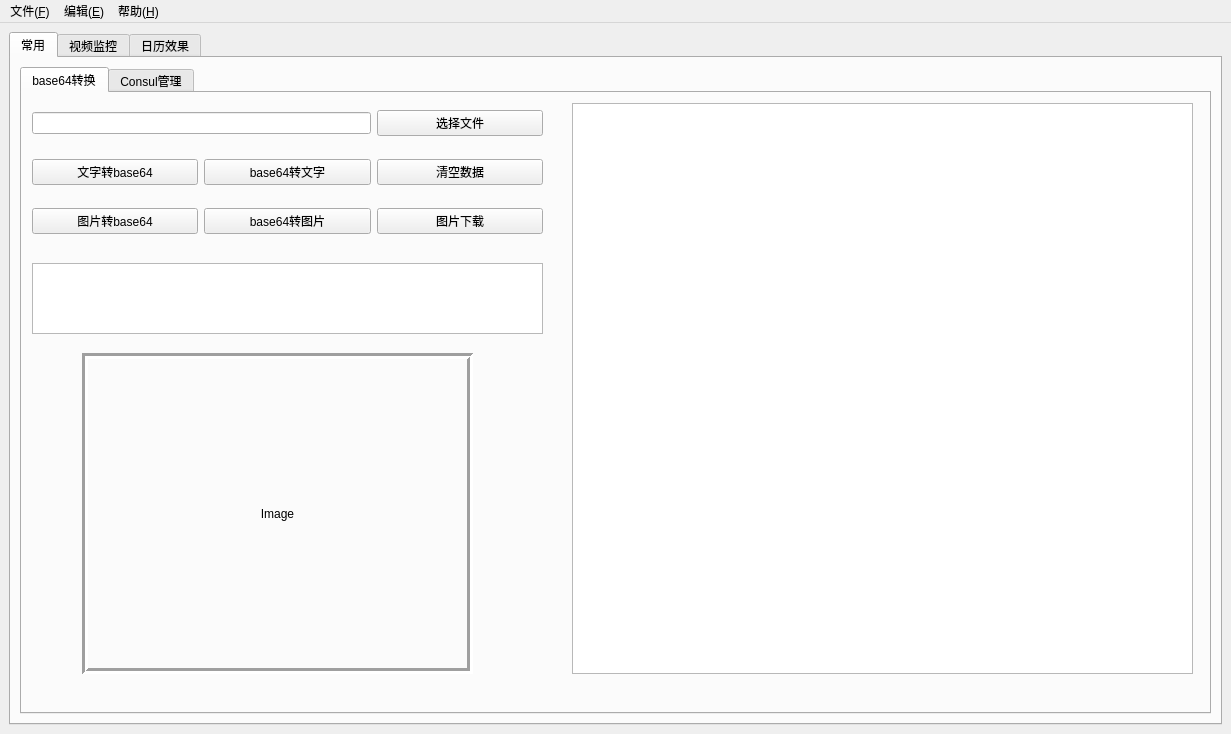
<?xml version="1.0" encoding="UTF-8"?>
<ui version="4.0">
 <class>frmMain</class>
 <widget class="QMainWindow" name="frmMain">
  <property name="geometry">
   <rect>
    <x>0</x>
    <y>0</y>
    <width>1231</width>
    <height>734</height>
   </rect>
  </property>
  <property name="windowTitle">
   <string>MainWindow</string>
  </property>
  <property name="layoutDirection">
   <enum>Qt::LeftToRight</enum>
  </property>
  <widget class="QWidget" name="centralwidget">
   <layout class="QGridLayout" name="gridLayout_6">
    <item row="0" column="0">
     <layout class="QGridLayout" name="gridLayout"/>
    </item>
    <item row="1" column="0" colspan="2">
     <widget class="QTabWidget" name="tabWidget">
      <property name="currentIndex">
       <number>0</number>
      </property>
      <widget class="QWidget" name="tab1">
       <attribute name="title">
        <string>常用</string>
       </attribute>
       <layout class="QVBoxLayout" name="verticalLayout">
        <item>
         <widget class="QTabWidget" name="tabWidget_com">
          <property name="layoutDirection">
           <enum>Qt::LeftToRight</enum>
          </property>
          <property name="tabPosition">
           <enum>QTabWidget::North</enum>
          </property>
          <property name="currentIndex">
           <number>0</number>
          </property>
          <widget class="QWidget" name="tab_11">
           <attribute name="title">
            <string>base64转换</string>
           </attribute>
           <widget class="QLabel" name="base_image">
            <property name="geometry">
             <rect>
              <x>60</x>
              <y>260</y>
              <width>391</width>
              <height>321</height>
             </rect>
            </property>
            <property name="layoutDirection">
             <enum>Qt::LeftToRight</enum>
            </property>
            <property name="frameShape">
             <enum>QFrame::Box</enum>
            </property>
            <property name="frameShadow">
             <enum>QFrame::Sunken</enum>
            </property>
            <property name="lineWidth">
             <number>3</number>
            </property>
            <property name="text">
             <string>Image</string>
            </property>
            <property name="scaledContents">
             <bool>false</bool>
            </property>
            <property name="alignment">
             <set>Qt::AlignCenter</set>
            </property>
           </widget>
           <widget class="QTextEdit" name="base_ret">
            <property name="geometry">
             <rect>
              <x>550</x>
              <y>10</y>
              <width>621</width>
              <height>571</height>
             </rect>
            </property>
           </widget>
           <widget class="QTextEdit" name="base_text">
            <property name="geometry">
             <rect>
              <x>10</x>
              <y>170</y>
              <width>511</width>
              <height>71</height>
             </rect>
            </property>
           </widget>
           <widget class="QWidget" name="layoutWidget">
            <property name="geometry">
             <rect>
              <x>10</x>
              <y>0</y>
              <width>511</width>
              <height>161</height>
             </rect>
            </property>
            <layout class="QGridLayout" name="gridLayout_2">
             <item row="2" column="1">
              <widget class="QPushButton" name="base_button_base2pic">
               <property name="text">
                <string>base64转图片</string>
               </property>
              </widget>
             </item>
             <item row="2" column="2">
              <widget class="QPushButton" name="base_button_download">
               <property name="text">
                <string>图片下载</string>
               </property>
              </widget>
             </item>
             <item row="2" column="0">
              <widget class="QPushButton" name="base_button_pic2base">
               <property name="text">
                <string>图片转base64</string>
               </property>
              </widget>
             </item>
             <item row="1" column="0">
              <widget class="QPushButton" name="base_button_text2base">
               <property name="text">
                <string>文字转base64</string>
               </property>
              </widget>
             </item>
             <item row="1" column="1">
              <widget class="QPushButton" name="base_button_base2text">
               <property name="text">
                <string>base64转文字</string>
               </property>
              </widget>
             </item>
             <item row="1" column="2">
              <widget class="QPushButton" name="base_button_clear">
               <property name="text">
                <string>清空数据</string>
               </property>
              </widget>
             </item>
             <item row="0" column="2">
              <widget class="QPushButton" name="base_button_choose">
               <property name="text">
                <string>选择文件</string>
               </property>
              </widget>
             </item>
             <item row="0" column="0" colspan="2">
              <widget class="QLineEdit" name="base_text_file"/>
             </item>
            </layout>
           </widget>
          </widget>
          <widget class="QWidget" name="tab_12">
           <attribute name="title">
            <string>Consul管理</string>
           </attribute>
           <widget class="QTreeWidget" name="treeWidget_nodes">
            <property name="geometry">
             <rect>
              <x>540</x>
              <y>10</y>
              <width>631</width>
              <height>441</height>
             </rect>
            </property>
            <column>
             <property name="text">
              <string notr="true">1</string>
             </property>
            </column>
           </widget>
           <widget class="QTextEdit" name="textEdit_conusl_log">
            <property name="geometry">
             <rect>
              <x>10</x>
              <y>460</y>
              <width>1161</width>
              <height>141</height>
             </rect>
            </property>
           </widget>
           <widget class="QLabel" name="label_2">
            <property name="geometry">
             <rect>
              <x>20</x>
              <y>430</y>
              <width>93</width>
              <height>24</height>
             </rect>
            </property>
            <property name="font">
             <font>
              <family>Arial</family>
              <pointsize>12</pointsize>
             </font>
            </property>
            <property name="text">
             <string>操作日志：</string>
            </property>
           </widget>
           <widget class="QWidget" name="layoutWidget">
            <property name="geometry">
             <rect>
              <x>20</x>
              <y>40</y>
              <width>461</width>
              <height>301</height>
             </rect>
            </property>
            <layout class="QGridLayout" name="gridLayout_3">
             <item row="0" column="0">
              <widget class="QLabel" name="label">
               <property name="font">
                <font>
                 <family>Arial</family>
                 <pointsize>18</pointsize>
                </font>
               </property>
               <property name="text">
                <string>Consul Addr :</string>
               </property>
              </widget>
             </item>
             <item row="0" column="1">
              <widget class="QLineEdit" name="lineEdit_consul_addr">
               <property name="font">
                <font>
                 <family>Arial</family>
                 <pointsize>16</pointsize>
                </font>
               </property>
               <property name="text">
                <string>10.19.2.5:8500</string>
               </property>
               <property name="alignment">
                <set>Qt::AlignCenter</set>
               </property>
              </widget>
             </item>
             <item row="3" column="0" colspan="3">
              <widget class="QPushButton" name="button_deregiest_all_off">
               <property name="font">
                <font>
                 <family>Arial</family>
                 <pointsize>18</pointsize>
                </font>
               </property>
               <property name="text">
                <string>注销集群所有失效服务</string>
               </property>
              </widget>
             </item>
             <item row="2" column="0" colspan="3">
              <widget class="QPushButton" name="button_deregiest_selected">
               <property name="font">
                <font>
                 <family>Arial</family>
                 <pointsize>18</pointsize>
                </font>
               </property>
               <property name="text">
                <string>注销选中服务节点</string>
               </property>
              </widget>
             </item>
             <item row="1" column="0" colspan="3">
              <widget class="QPushButton" name="button_consul_search">
               <property name="font">
                <font>
                 <family>Arial</family>
                 <pointsize>18</pointsize>
                </font>
               </property>
               <property name="text">
                <string>查询集群所有节点</string>
               </property>
              </widget>
             </item>
            </layout>
           </widget>
           <widget class="QPushButton" name="pushButton">
            <property name="geometry">
             <rect>
              <x>440</x>
              <y>420</y>
              <width>75</width>
              <height>31</height>
             </rect>
            </property>
            <property name="text">
             <string>清空</string>
            </property>
           </widget>
          </widget>
         </widget>
        </item>
       </layout>
      </widget>
      <widget class="QWidget" name="tab10">
       <attribute name="title">
        <string>视频监控</string>
       </attribute>
       <widget class="VideoWidget" name="vlcwidget" native="true">
        <property name="geometry">
         <rect>
          <x>10</x>
          <y>0</y>
          <width>331</width>
          <height>341</height>
         </rect>
        </property>
        <property name="styleSheet">
         <string notr="true"/>
        </property>
       </widget>
       <widget class="QComboBox" name="vlc_comboBox">
        <property name="geometry">
         <rect>
          <x>10</x>
          <y>360</y>
          <width>251</width>
          <height>22</height>
         </rect>
        </property>
        <property name="sizePolicy">
         <sizepolicy hsizetype="Expanding" vsizetype="Fixed">
          <horstretch>0</horstretch>
          <verstretch>0</verstretch>
         </sizepolicy>
        </property>
        <property name="editable">
         <bool>true</bool>
        </property>
        <property name="currentText">
         <string>rtsp://127.0.0.1:8090</string>
        </property>
       </widget>
       <widget class="QPushButton" name="vlc_pushButton">
        <property name="geometry">
         <rect>
          <x>260</x>
          <y>350</y>
          <width>81</width>
          <height>41</height>
         </rect>
        </property>
        <property name="text">
         <string>播放</string>
        </property>
       </widget>
       <widget class="VideoWidget" name="vlcwidget_2" native="true">
        <property name="geometry">
         <rect>
          <x>380</x>
          <y>0</y>
          <width>361</width>
          <height>341</height>
         </rect>
        </property>
        <property name="styleSheet">
         <string notr="true"/>
        </property>
       </widget>
       <widget class="VideoWidget" name="vlcwidget_3" native="true">
        <property name="geometry">
         <rect>
          <x>780</x>
          <y>0</y>
          <width>391</width>
          <height>341</height>
         </rect>
        </property>
        <property name="styleSheet">
         <string notr="true"/>
        </property>
       </widget>
       <widget class="QComboBox" name="vlc_comboBox_2">
        <property name="geometry">
         <rect>
          <x>390</x>
          <y>360</y>
          <width>251</width>
          <height>22</height>
         </rect>
        </property>
        <property name="sizePolicy">
         <sizepolicy hsizetype="Expanding" vsizetype="Fixed">
          <horstretch>0</horstretch>
          <verstretch>0</verstretch>
         </sizepolicy>
        </property>
        <property name="editable">
         <bool>true</bool>
        </property>
        <property name="currentText">
         <string>rtsp://127.0.0.1:8090</string>
        </property>
       </widget>
       <widget class="QPushButton" name="vlc_pushButton_2">
        <property name="geometry">
         <rect>
          <x>640</x>
          <y>350</y>
          <width>81</width>
          <height>41</height>
         </rect>
        </property>
        <property name="text">
         <string>播放</string>
        </property>
       </widget>
       <widget class="QPushButton" name="vlc_pushButton_3">
        <property name="geometry">
         <rect>
          <x>1090</x>
          <y>350</y>
          <width>81</width>
          <height>41</height>
         </rect>
        </property>
        <property name="text">
         <string>播放</string>
        </property>
       </widget>
       <widget class="QComboBox" name="vlc_comboBox_3">
        <property name="geometry">
         <rect>
          <x>830</x>
          <y>360</y>
          <width>251</width>
          <height>22</height>
         </rect>
        </property>
        <property name="sizePolicy">
         <sizepolicy hsizetype="Expanding" vsizetype="Fixed">
          <horstretch>0</horstretch>
          <verstretch>0</verstretch>
         </sizepolicy>
        </property>
        <property name="editable">
         <bool>true</bool>
        </property>
        <property name="currentText">
         <string>rtsp://127.0.0.1:8090</string>
        </property>
       </widget>
       <widget class="QTextEdit" name="video_textEdit">
        <property name="geometry">
         <rect>
          <x>0</x>
          <y>439</y>
          <width>1191</width>
          <height>201</height>
         </rect>
        </property>
       </widget>
       <widget class="QLabel" name="label_3">
        <property name="geometry">
         <rect>
          <x>10</x>
          <y>400</y>
          <width>131</width>
          <height>31</height>
         </rect>
        </property>
        <property name="font">
         <font>
          <family>Arial</family>
          <pointsize>18</pointsize>
         </font>
        </property>
        <property name="text">
         <string>操作日志：</string>
        </property>
       </widget>
      </widget>
      <widget class="QWidget" name="tab5">
       <attribute name="title">
        <string>日历效果</string>
       </attribute>
       <layout class="QHBoxLayout" name="horizontalLayout_5">
        <item>
         <widget class="QCalendarWidget" name="calendarWidget1"/>
        </item>
        <item>
         <widget class="QCalendarWidget" name="calendarWidget2">
          <property name="gridVisible">
           <bool>true</bool>
          </property>
         </widget>
        </item>
       </layout>
      </widget>
     </widget>
    </item>
   </layout>
  </widget>
  <widget class="QMenuBar" name="menubar">
   <property name="geometry">
    <rect>
     <x>0</x>
     <y>0</y>
     <width>1231</width>
     <height>22</height>
    </rect>
   </property>
   <widget class="QMenu" name="menu_F">
    <property name="title">
     <string>文件(&amp;F)</string>
    </property>
    <addaction name="action"/>
    <addaction name="action_O"/>
    <addaction name="separator"/>
    <addaction name="action_S"/>
    <addaction name="action_C"/>
   </widget>
   <widget class="QMenu" name="menu_E">
    <property name="title">
     <string>编辑(&amp;E)</string>
    </property>
    <addaction name="action_X"/>
    <addaction name="action_C_2"/>
    <addaction name="action_V"/>
   </widget>
   <widget class="QMenu" name="menu_H">
    <property name="title">
     <string>帮助(&amp;H)</string>
    </property>
    <addaction name="action_T"/>
    <addaction name="action_A"/>
   </widget>
   <addaction name="menu_F"/>
   <addaction name="menu_E"/>
   <addaction name="menu_H"/>
  </widget>
  <action name="action">
   <property name="text">
    <string>新建文件(&amp;N)</string>
   </property>
  </action>
  <action name="action_O">
   <property name="text">
    <string>打开文件(&amp;O)</string>
   </property>
  </action>
  <action name="action_S">
   <property name="text">
    <string>保存文件(&amp;S) </string>
   </property>
  </action>
  <action name="action_C">
   <property name="text">
    <string>关闭退出(&amp;C)</string>
   </property>
  </action>
  <action name="action_X">
   <property name="text">
    <string>剪切(&amp;X) </string>
   </property>
  </action>
  <action name="action_C_2">
   <property name="text">
    <string>复制(&amp;C)</string>
   </property>
  </action>
  <action name="action_V">
   <property name="text">
    <string>粘贴(&amp;V)</string>
   </property>
  </action>
  <action name="action_T">
   <property name="text">
    <string>帮助文档(&amp;T)</string>
   </property>
  </action>
  <action name="action_A">
   <property name="text">
    <string>关于(&amp;A)</string>
   </property>
  </action>
 </widget>
 <customwidgets>
  <customwidget>
   <class>VideoWidget</class>
   <extends>QWidget</extends>
   <header>videowidget.h</header>
   <container>1</container>
  </customwidget>
 </customwidgets>
 <resources/>
 <connections/>
</ui>
